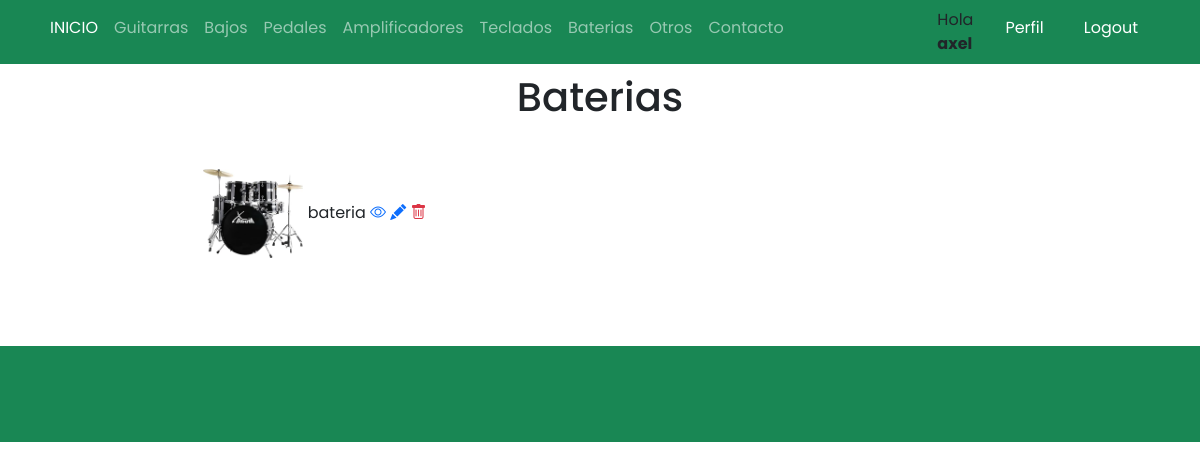
Page /listaBaterias/ (signed in) on the committed database.
### Base/models.py (models this page shows, shortened)
class Instrumento(models.Model):
    instrumentoSeleccion = (
    ('guitarra','Guitarra'),
    ('bajo', 'Bajo'),
    ('pedal','Pedal'),
    ('bateria','Bateria'),
    ('teclado','Teclado'),
    ('amplificador','Amplificador'),
    ('otro', 'Otro'),
    )
    usuario = models.ForeignKey(User, on_delete=models.CASCADE, null=True, blank=True)
    titulo = models.CharField(max_length=200)
    instrumento = models.CharField(max_length=15, choices=instrumentoSeleccion, default='guitarra')
    marca = models.CharField(max_length=40)
    modelo = models.CharField(max_length=40)
    descripcion = models.TextField(null=True, blank=True)
    year = models.IntegerField()
    precio = models.DecimalField(max_digits=10, decimal_places=2)
    fechaPublicacion = models.DateTimeField(auto_now_add=True)
    telefonoContacto = models.IntegerField()
    emailContacto = models.EmailField()
    imagenInstrumento = models.ImageField(null=True, blank=True, upload_to="imagenes/")
    class Meta:
        ordering = ['usuario', '-fechaPublicacion']

### Base/views.py (the view)
# urls.py: path('listaBaterias/', BateriaLista.as_view(), name='baterias'),
class BateriaLista(LoginRequiredMixin, ListView):
    context_object_name = 'baterias'
    queryset = Instrumento.objects.filter(instrumento__startswith='bateria')
    template_name = 'Base/listaBaterias.html'

### Base/templates/Base/listaBaterias.html
{% extends 'Base/home.html' %}
{% block content %}
<br>
<br>
<div class="container text-center">
    <h1>Baterias</h1>
</div>
<br>
<div class="container text-center">
    <div class="row">
            {% for bateria in baterias %}
            <div class="col-sm-6 align-items-center">
                <div class="card-body">
                <img src="{{bateria.imagenInstrumento.url}}" class="" width="100px">
                {{bateria.titulo}}
                <a href="{% url 'bateria' bateria.id %}"><i class="bi bi-eye"></i></a>
                {% if user.id == bateria.usuario.id %}
                <a href="{% url 'bateria_editar' bateria.id %}"><i class="bi bi-pencil-fill"></i></a>
                <a href="{% url 'bateria_eliminar' bateria.id %}"><i class="bi bi-trash text-danger"></i></a>
                <br>
                <br>
                <br>
                <br>
                {% endif %}
                </div>
            </div>
            {% endfor %}
    </div>
</div>
{% endblock %}

### Base/templates/Base/home.html (shortened to what this page needs)
{% load static %}
<!DOCTYPE html>
<html lang="en">
<head>
    <link href="https://cdn.jsdelivr.net/npm/bootstrap@5.0.2/dist/css/bootstrap.min.css" rel="stylesheet"
>
    <link rel="stylesheet" href="https://cdn.jsdelivr.net/npm/bootstrap-icons@1.3.0/font/bootstrap-icons.css">
    <link rel="stylesheet" type="text/css" href="{% static 'style.css' %}">
</head>
<body>
    <nav class="navbar navbar-expand-sm bg-success navbar-dark py-2 fixed-top">
      <div class="container">
            <div class="collapse navbar-collapse" id="navmenu">
              <ul class="navbar-nav mr-auto">
                <li class="nav-item">
                  <a class="nav-link" href="{% url 'home' %}"><span class="text-white">INICIO</span></a>
                </li>
                <li class="nav-item">
                  <a class="nav-link" href="{% url 'guitarras' %}">Guitarras</a>
                </li>
                <li class="nav-item">
                  <a class="nav-link" href="{% url 'bajos' %}">Bajos</a>
                </li>
                <li class="nav-item">
                  <a class="nav-link" href="{% url 'pedales' %}">Pedales</a>
                </li>
                <li class="nav-item">
                  <a class="nav-link" href="{% url 'amplificadores' %}">Amplificadores</a>
                </li>
                <li class="nav-item">
                  <a class="nav-link" href="{% url 'teclados' %}">Teclados</a>
                </li>
                <li class="nav-item">
                  <a class="nav-link" href="{% url 'baterias' %}">Baterias</a>
                </li>
                <li class="nav-item">
                  <a class="nav-link" href="{% url 'otros' %}">Otros</a>
                </li>
                <li class="nav-item">
                  <a class="nav-link" href="{% url 'acerca_de_mi' %}">Contacto</a>
                </li>
                <div class="container"></div>
                <div class="container"></div>
                <div class="container"></div>
                <div class="container"></div>
                <div class="container"></div>
                {% if request.user.is_authenticated %}
                <div class="container">
                <li class="nav-item">
                  <span class="text-dark"> Hola <strong>{{request.user.first_name}}</strong></span>
                </li>
                </div>
                <div class="container">
                <li class="nav-item">
                  <a class="nav-link" href="{% url 'editar_perfil' %}"><span class="text-white">Perfil</span></a>
                </li>
                </div>
                <div class="container">
                <li class="nav-item">
                  <a class="nav-link" href="{% url 'logout' %}"><span class="text-white">Logout</span></a>
                </li>
                </div>
              {% endif %}
           </ul>
          </div>
      </div>
  </nav>
      {% block content %}{% endblock %}
  <footer class="p-5 bg-success text-white text-center position-relative">
  </footer>
</body>
</html>

### Base/static/style.css (style rules this page uses)
body { background-color: white; font-family: 'Poppins', 'Nunito', sans-serif; padding-top: 25px; }
a { text-decoration: none; }
li { text-decoration: none; }

### rows in the picture
Instrumento: imagenInstrumento (picture), titulo "bateria"

### other values in the picture
{{ request.user.first_name }} "axel"
